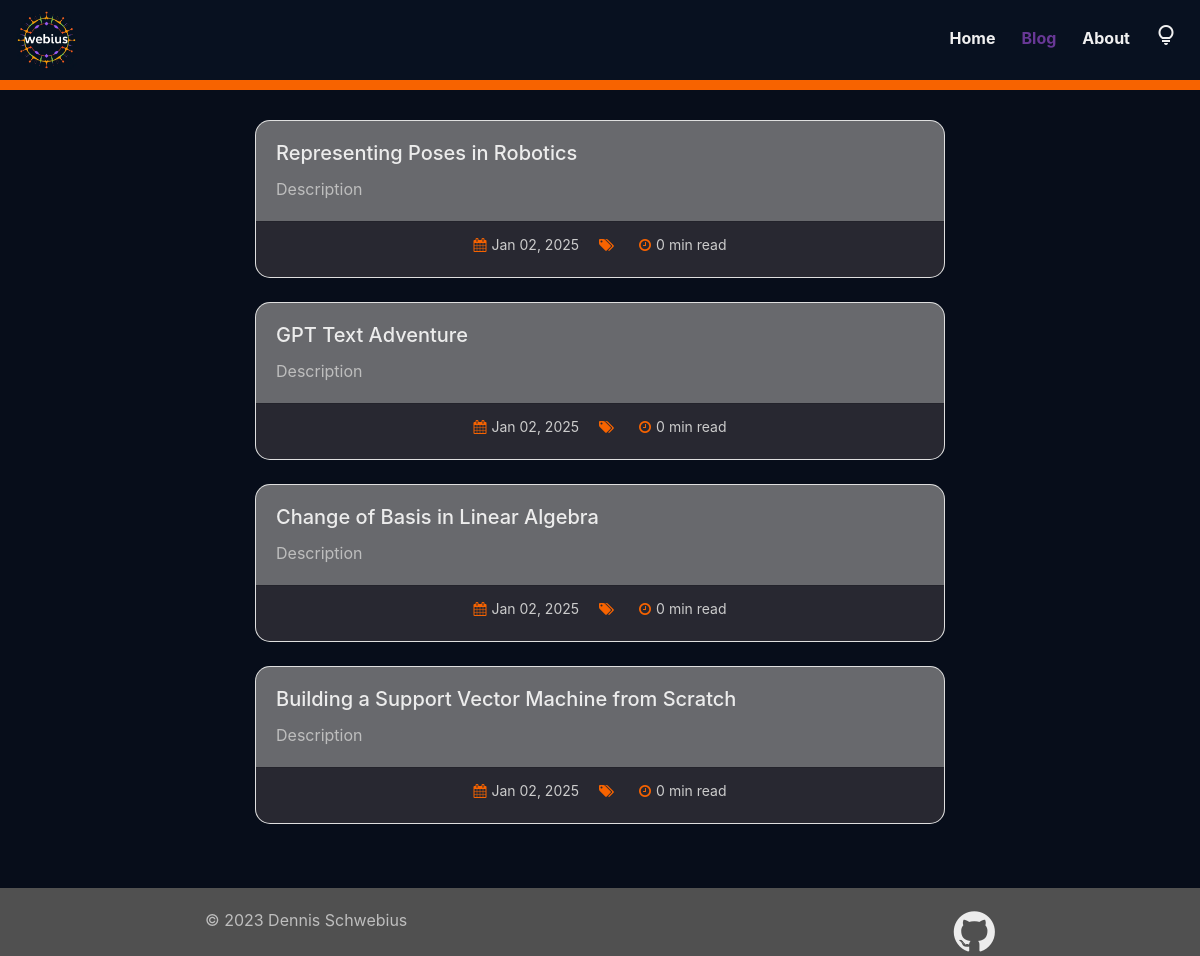
/articles, run on an earlier commit of the app's database.
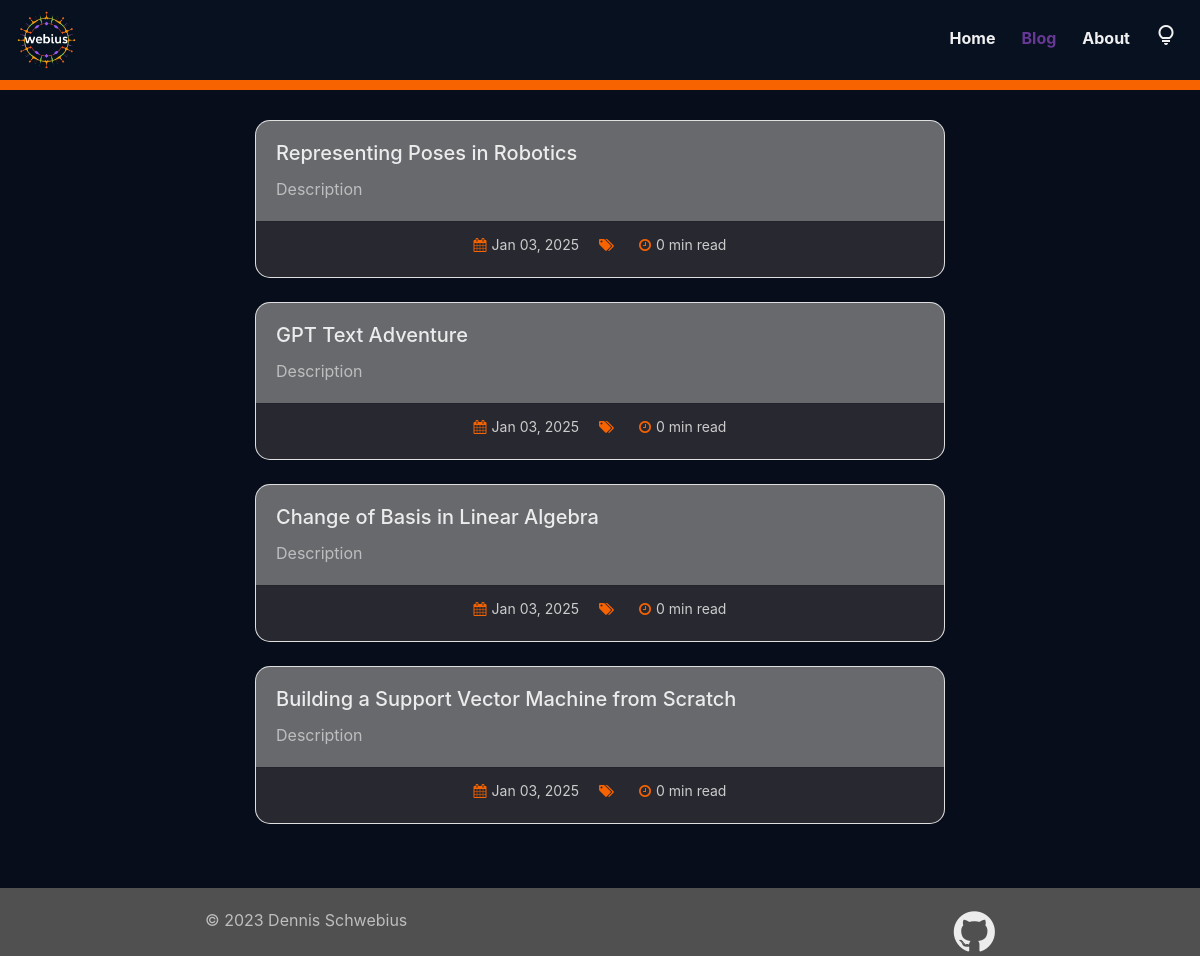
And on a later commit of the database.
### blog/models.py (models this page shows, shortened)
class Article(models.Model):
    id = models.IntegerField(primary_key=True)
    title = models.CharField(max_length=100)
    slug = models.SlugField(unique=True, blank=True)
    date = models.DateTimeField(default=timezone.now)
    description = models.TextField(default="", blank=True)
    content = models.TextField()
    read_time = models.IntegerField(default=0)
    categories = models.ManyToManyField(Category, blank=True, related_name="articles")
    previous_article = models.ForeignKey(
        'self', on_delete=models.SET_NULL, related_name='previous_articles', null=True, blank=True, default=None
    )

### blog/views.py (the view)
# urls.py: path('articles', views.articles, name="blog-articles"),
def articles(request):
    return render(request, 'blog/articles.html', {"articles" : Article.objects.all().order_by('-date')})

### blog/templates/blog/articles.html (shortened to what this page needs)
{% extends "blog/base_footer.html" %}
{% block body %}
<div class="container body">
    <div class="row">
        {% for article in articles %}
            <div class="col-12 mb-4">
                <div class="card h-100">
                    <div class="card-body">
                        <h5 class="card-title">
                            <a href="article/{{ article.slug }}">{{ article.title }}</a>
                        </h5>
                        <p class="card-text">{{ article.description }}</p>
                    </div>
                    <div class="card-footer text-center">
                        <div class="card-meta-icons">
                            <span class="card-meta">
                                <i class="fa fa-calendar"></i>
                                {{ article.date|date:"M d, Y" }}
                            </span>
                            <span class="card-meta">
                                <i class="fa fa-tags"></i>
                            </span>
                            <span class="card-meta">
                                <i class="fa fa-clock-o"></i>
                                {{ article.read_time }} min read
                            </span>
                        </div>
                    </div>
                </div>
            </div>
        {% endfor %}
    </div>
</div>
{% endblock %}

### blog/templates/blog/base_footer.html
{% extends "blog/base.html" %}
{% block footer %}
    <div class="row justify-content-center base-footer">
        <p class="col-4 text-left">&copy; 2023 Dennis Schwebius</p>
        <a href="https://github.com/WebiusD/PyCharmSettings" class="col-4 text-right"><i class="fa fa-github" style="font-size:48px"></i></a>
    </div>
{% endblock %}

### blog/templates/blog/base.html (shortened to what this page needs)
{% load static %}
<!DOCTYPE html>
<html lang="en">
<head>
    <link rel="stylesheet" href="https://cdn.jsdelivr.net/npm/bootstrap@4.3.1/dist/css/bootstrap.min.css"
>
    <link rel="stylesheet" href="https://cdnjs.cloudflare.com/ajax/libs/font-awesome/4.7.0/css/font-awesome.min.css">
    <link rel="stylesheet" href="https://cdnjs.cloudflare.com/ajax/libs/highlight.js/11.7.0/styles/night-owl.min.css">
    <link rel="stylesheet" href="{% static 'blog/main.css' %}">
</head>
<body class="site">
    <nav class="navbar navbar-expand-lg navbar-light fever-navbar">
            <a class="navbar-brand" href="/">
                <img src="{% static 'blog/logo.png' %}" alt="Webius Logo" height="60">
            </a>
            <div class="collapse navbar-collapse" id="navbarNav">
                <ul class="navbar-nav ml-auto">
                    <li class="nav-item">
                        <a class="nav-link" href="/">Home</a>
                    </li>
                    <li class="nav-item">
                        <a class="nav-link" href="/articles">Blog</a>
                    </li>
                    <li class="nav-item">
                        <a class="nav-link" href="/about">About</a>
                    </li>
                    <li class="nav-item">
                        <button class="toggle-btn" onclick="toggleMode()">
                            <span class="material-symbols-outlined">
                            </span>
                        </button>
                    </li>
                </ul>
            </div>
    </nav>
    <div class="progress-container">
        <div class="progress-bar" id="progressBar"></div>
    </div>
    {% block body %}
    {% endblock %}
    <footer>
        {% block footer %}
        {% endblock %}
    </footer>
</body>
</html>

### blog/static/blog/main.css (style rules this page uses)
.toggle-btn { background: none; border: none; font-size: 1.5rem; color: rgb(240, 240, 240); cursor: pointer; outline: none; margin-top: 2px; padding-bottom: 5px; transition: color 0.3s ease; }
body.dark-mode { background-color: #070d1a; color: rgb(190, 190, 190); }
.navbar { width: 100%; height: 80px; background-color: #081120; position: sticky; top: 0; z-index: 1000; }
.navbar-collapse { background-color: #081120; width: 100%; }
.navbar-collapse .navbar-nav { margin-left: 0; margin-right: 0; }
.navbar-collapse .nav-item { margin-left: 10px; }
.fever-navbar .navbar-nav .nav-link { color: rgb(240, 240, 240) !important; font-weight: bold; transition: color 0.3s ease; }
.navbar .navbar-nav .nav-item.active .nav-link { color: #683896 !important; }
.body { padding-left: 30px; padding-right: 30px; padding-top: 40px; padding-bottom: 40px; max-width: 750px; }
.card { border-radius: 15px; overflow: hidden; }
.card-body { background-color: #68696d; }
.card-footer { background-color: rgb(40, 40, 49); }
.card-meta-icons { display: flex; justify-content: center; align-items: center; gap: 20px; margin-bottom: 10px; }
.card-meta { display: flex; align-items: center; font-size: 14px; color: #ccc; }
.card-meta i { margin-right: 5px; color: #f76300; }
footer { background-color: rgb(80, 80, 80); }
.base-footer { padding-top: 20px; }
.progress-container { background-color: #c9c9c9; height: 10px; width: 100%; position: fixed; top: 80px; left: 0; z-index: 999; }
.progress-bar { background-color: #f76300; height: 100%; min-width: 0px; transition: width 0.2s ease-in-out; }
a { color: rgb(236, 236, 236); text-decoration: none; transition: color 0.3s ease; }

What changed in the data, as far as the page shows it:
changed Article "Representing Poses in Robotics": date "Jan 02, 2025" → "Jan 03, 2025"
changed Article "GPT Text Adventure": date "Jan 02, 2025" → "Jan 03, 2025"
changed Article "Change of Basis in Linear Algebra": date "Jan 02, 2025" → "Jan 03, 2025"
changed Article "Building a Support Vector Machine from Scratch": date "Jan 02, 2025" → "Jan 03, 2025"
